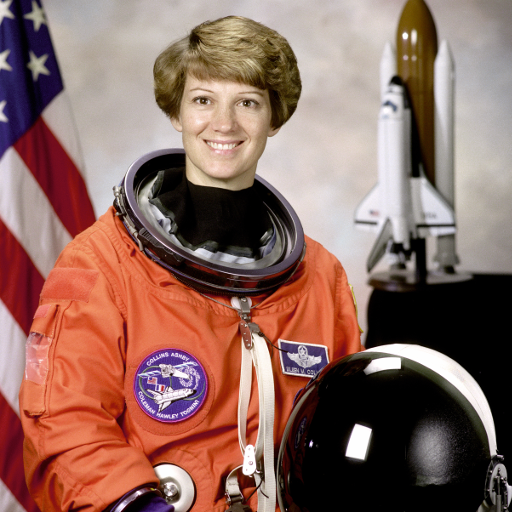
#> input picture skimage.data.astronaut(), 512 x 512 px
$ jupyter execute --allow-errors image_operators_and_filters.ipynb
#> lines starting #> are read from the running program, lines starting #| are printed output that depends on the picture
# Laboratory #02 : Image Operators and Filters

At the end of this laboratory, you would get familiarized with

*   Image Handling
*   Image Manipulation
*   Histogram and Histogram Equalization
*   Basic filtering techniques

### **Remember this is a graded exercise.**

*   For every plot, make sure you provide appropriate titles, axis labels, legends, wherever applicable.
*   Add sufficient comments and explanations wherever necessary.

---

[cell 1]
# Loading necessary libraries (Feel free to add new libraries if you need for any computation)
import numpy as np
from matplotlib import pyplot as plt
from skimage import data, exposure# , filter

# Channels and color spaces

### **Exercise: Image Creation and Color Manipulation**

*   Create a 100 x 100 image for each of the below visualization

*   Visualize the created images in a 1 x 3 subplot using matplotlib.

[cell 2]
# solution
# We create an array of zeros and then set the corresponding
# values to 255 (white) to replicate each corresponding image
I1 = np.zeros((100,100))
I1[:,50:100] = 255
I2 = np.zeros((100,100))
I2[50:,:] = 255
I3 = np.zeros((100,100))
I3[:50,:50]= 255
I1,I2, I3

[cell 3]
# Ploting the arrays to get the images
fig, axs = plt.subplots(1,3)
axs[0].imshow(I1, cmap='gray')
axs[1].imshow(I2, cmap='gray')
axs[2].imshow(I3, cmap='gray')
for ax in axs:
    ax.set_xticks([])
    ax.set_yticks([])
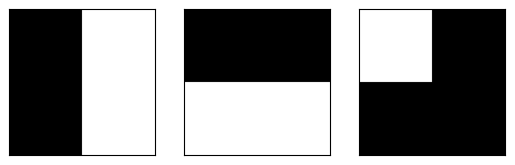
#> figure drawn by matplotlib, 3 panels

*   Use the above three images to create the following image

*Hint: Remember channels and color spaces*

[cell 4]
# solution
# The 2D images we just created work as a single channel in a 3D RGB image,
# also the values we set on the 2D images have the correct positioning that
# when we stack them we get a 3D RGB image that has the same colors as the
# square of the example
IC = np.moveaxis(np.array([I1,I2,I3]),0,-1)
plt.imshow(IC)
plt.xticks([])
plt.yticks([])
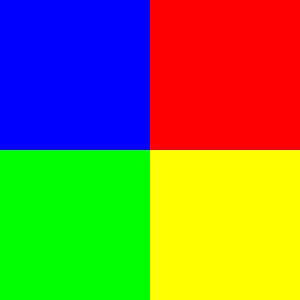
#> shown: shape (100, 100, 3) float64 (shown 3 times larger); mean R, G, B 0.5, 0.5, 0.25

### **Exercise: Color Manipulation**

*   Read the image 'sillas.jpg' from the images folder

*   Extract individual channels and plot them using matplotlib subplot.

#> (a cell that did not finish here is left out)

*   The color **red** looks too bright for the eyes. Isn't it?? Lets change the color and see how it appears.
    *    Create a new image where everything that is **'red' is changed to 'blue'**.
*   Visualize the original image and the created image using matplotlib subplot.

#> (a cell that did not finish here is left out)

#> (a cell that did not finish here is left out)

#> (a cell that did not finish here is left out)

#> (a cell that did not finish here is left out)

# Image Manipulation

### **Exercise: Image Operators**

*   You can find images 'model.png' and 'coat.png' in the images folder (First two images of the below visualization). Your task is to create an image from the given two images such a way that the model is wearing the coat (Third image in the visualization).
*   You can also find different textures in the images folder. Your task is to change the coat texture to any one of the given textures.
*   Visualize the images similar to the given visualization.

*Hint: Think masks!!!*

#> (a cell that did not finish here is left out)

#> (a cell that did not finish here is left out)

#> (a cell that did not finish here is left out)

# Contrast Enhancement

### **Exercise: Histogram Computation**

*   Read the **'astronaut' image** from data module.
*   Convert the image to grayscale.
*   Compute the **histogram of the image.** *Hint: histogram function is available in skimage.exposure package*
*   Plot the histogram using matplotlib plot.

[cell 13]
# solution
import matplotlib
import skimage.exposure as ske
from skimage.color import rgb2gray

astronaut = data.astronaut()
#> astronaut is the input picture: shape (512, 512, 3); mean R, G, B 141.6, 105.8, 96.5
astronaut_gray = rgb2gray(astronaut)
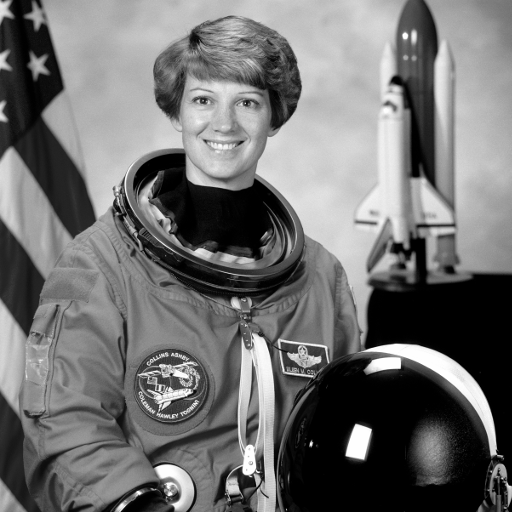
#> astronaut_gray: shape (512, 512) float64; min 0, max 1, mean 0.442

fig, axs = plt.subplots(1,3, figsize = (22,5))
axs[0].imshow(astronaut)
axs[0].set_title('Original Image')
axs[1].imshow(astronaut_gray, cmap='gray')
axs[1].set_title('Gray Image')
axs[2].bar(list(range(256)),ske.histogram(astronaut_gray)[0])
axs[2].set_title('Image Histogram')
axs[2].set_xlabel('Pixels Intensities')
axs[2].set_ylabel('Count of Pixels')
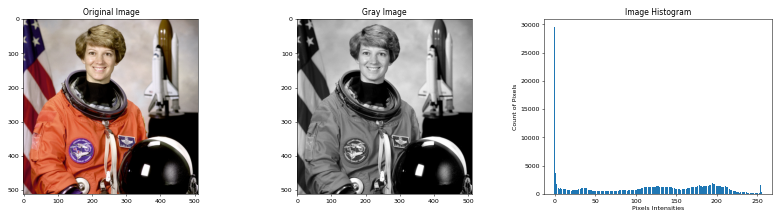
#> figure drawn by matplotlib, 3 panels; panel 3: tallest bar 29467 high, from x = -0.4 to 0.4

*   Change the bin count to 8 and compute the histogram of the image and plot the computed histogram using matplotlib plot.

[cell 14]
# solution
fig, axs = plt.subplots(1,3, figsize = (18,5))
axs[0].bar(list(range(8)),ske.histogram(astronaut_gray, 8)[0])
axs[0].set_title('Image 8-Grouped Histogram')
axs[0].set_xlabel('Pixels Intensities')
axs[0].set_ylabel('Count of Pixels by Groups')
axs[1].bar(list(range(32)),ske.histogram(astronaut_gray, 32)[0])
axs[1].set_title('Image 32-Grouped Histogram')
axs[1].set_xlabel('Pixels Intensities by Groups')
axs[1].set_ylabel('Count of Pixels')
axs[2].bar(list(range(64)),ske.histogram(astronaut_gray, 64)[0])
axs[2].set_title('Image 64-Grouped Histogram')
axs[2].set_xlabel('Pixels Intensities by Groups')
_ = axs[2].set_ylabel('Count of Pixels')
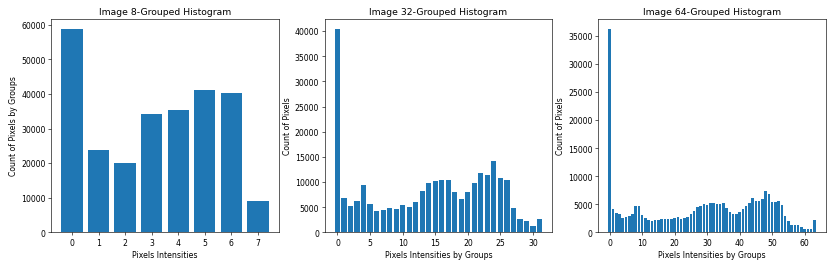
#> figure drawn by matplotlib, 3 panels; panel 1: tallest bar 58836 high, from x = -0.4 to 0.4; panel 2: tallest bar 40471 high, from x = -0.4 to 0.4; panel 3: tallest bar 36286 high, from x = -0.4 to 0.4

*   What happens when you change the bin count? Does your inference change based on the bin count? If yes, then how do you define the correct bin count.
*   What happens when the bin count is very low and what happens when it is very high?

**Solution**

*(Double-click or enter to edit)*

...

*   Compute histogram of the color image (without converting it to grayscale).
*   Plot the total histogram and also histogram for each channel (show it in a single plot with differnt legends for each histogram).

[cell 15]
fig = plt.figure(figsize=(10,10))
plt.bar(list(range(64)),sum(ske.histogram(astronaut.astype('float'),64, channel_axis=2)[0]), color = 'black')
plt.bar(list(range(64)),ske.histogram(astronaut[:,:,0].astype('float'),64)[0], color = 'red')
plt.bar(list(range(64)),ske.histogram(astronaut[:,:,1].astype('float'),64)[0], color = 'green')
plt.bar(list(range(64)),ske.histogram(astronaut[:,:,2].astype('float'),64)[0], color = 'blue')
plt.title('64-Grouped Histogram of the hole image and per channel')
plt.xlabel('Pixels Intensities by Groups')
_ = plt.ylabel('Count of Pixels')
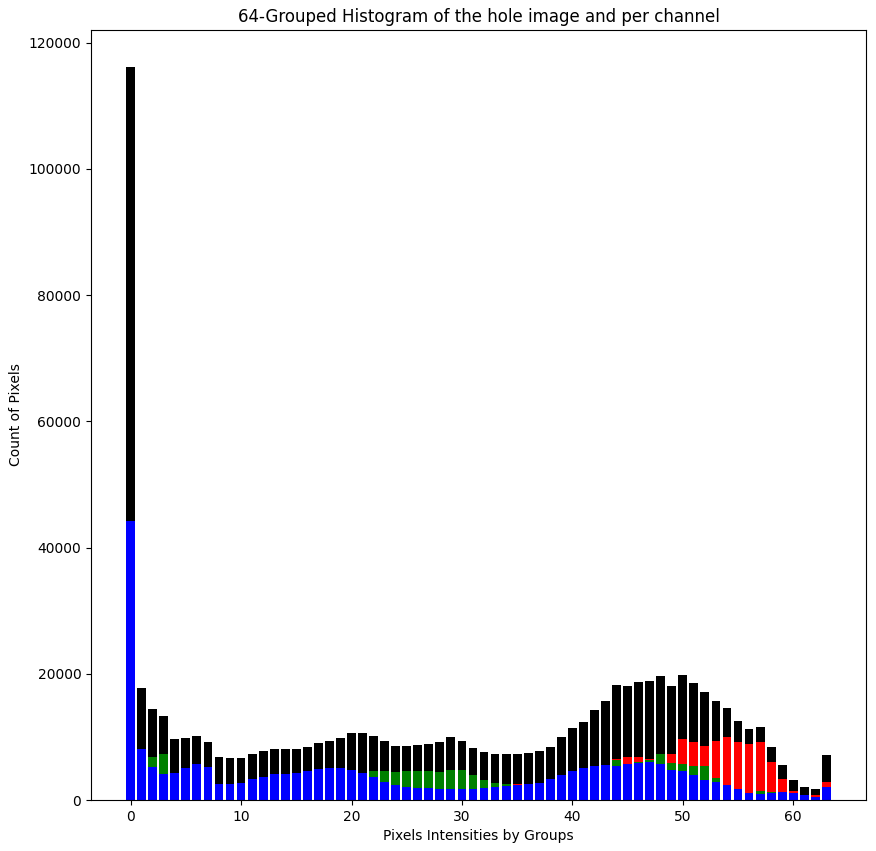
#> figure drawn by matplotlib, 1 panel; tallest bar 116204 high, from x = -0.4 to 0.4; tallest bar 33494 high, from x = -0.4 to 0.4; tallest bar 38560 high, from x = -0.4 to 0.4

### **Exercise: Histogram Equalization**

*   Read 'aquatermi_lowcontrast.jpg' image from the images folder.
*   Compute the histogram of the image.
*   Perform histogram equalization of the image to enhance the contrast. *Hint: Use equalize_hist function available in skimage.exposure*
*   Also compute histogram of the equalized image.
*   Use 2 x 2 subplot to show the original image and the enhanced image along with the corresponding histograms.

[cell 16]
aqua = plt.imread('images/aquatermi_lowcontrast.jpg')
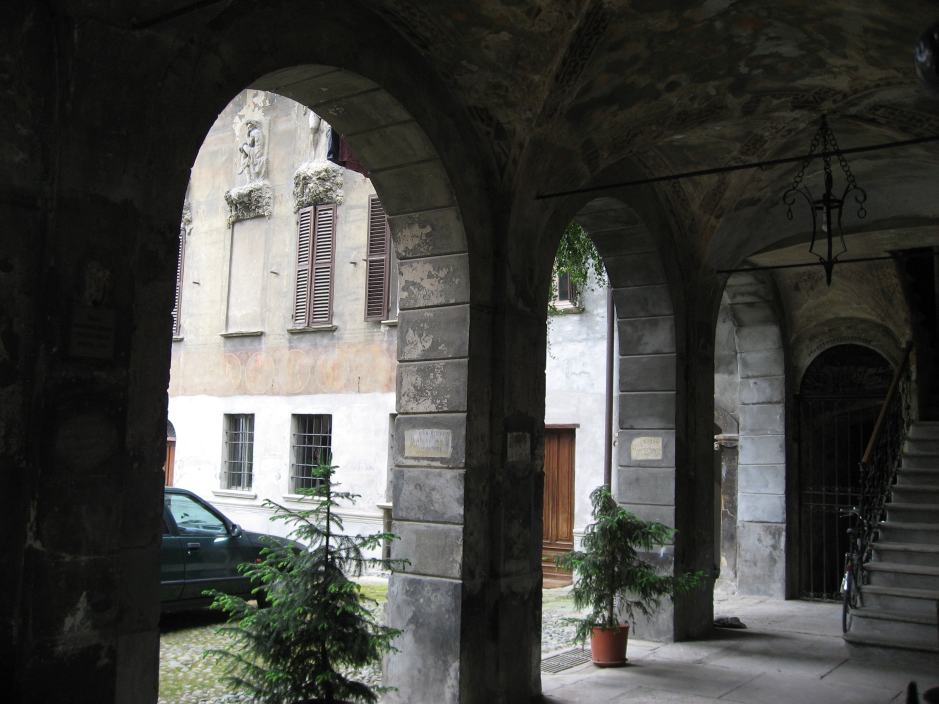
#> input picture Session 2/images/aquatermi_lowcontrast.jpg, 2816 x 2112 px (shown at 1/3 size)
#> aqua is the input picture: shape (2112, 2816, 3); mean R, G, B 69.7, 70, 66.4
aqua_eq = ske.equalize_hist(aqua, nbins=64)
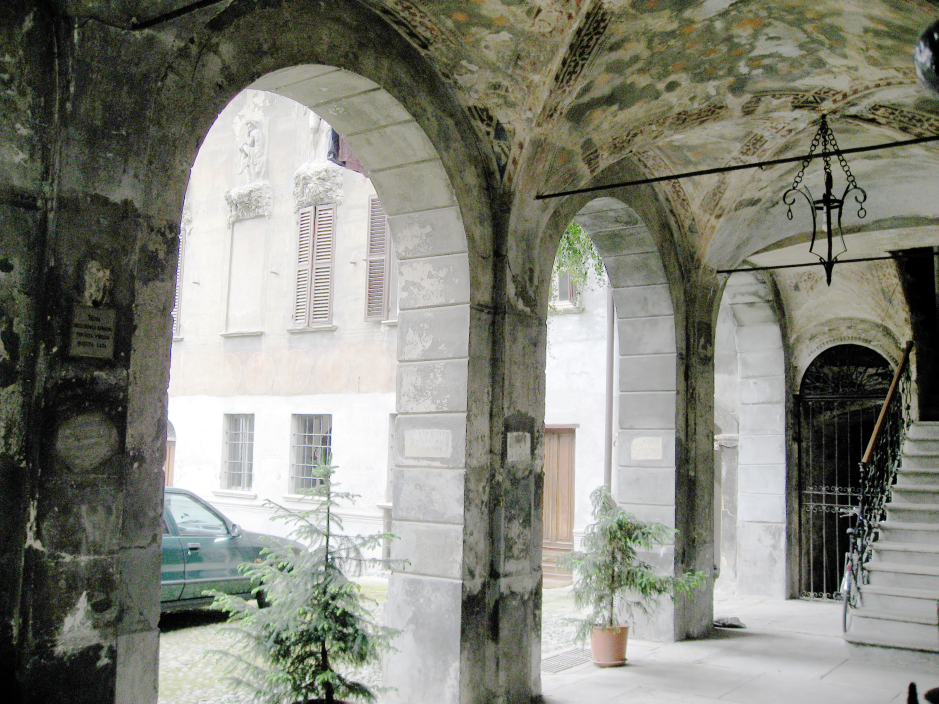
#> aqua_eq: shape (2112, 2816, 3) float64 (shown at 1/3 size); mean R, G, B 0.517, 0.521, 0.481

fig, axs = plt.subplots(2,2, figsize=(12,10))
axs[0,0].imshow(aqua)
axs[0,0].set_title('Original Image')
axs[0,0].axis('off')
axs[0,1].bar(list(range(256)),ske.histogram(aqua.astype('float'))[0])
axs[0,1].set_title('Original Image Histogram')
axs[0,1].set_xlabel('Pixels Intensities')
axs[0,1].set_ylabel('Count of Pixels')
axs[1,0].imshow(aqua_eq)
axs[1,0].set_title('Histogram Equalized Image')
axs[1,0].axis('off')
axs[1,1].bar(list(range(256)),ske.histogram(aqua_eq.astype('float'))[0])
axs[1,1].set_title('Histogram of the Histogram Equalized Image')
axs[1,1].set_xlabel('Pixels Intensities')
_ = axs[1,1].set_ylabel('Count of Pixels')
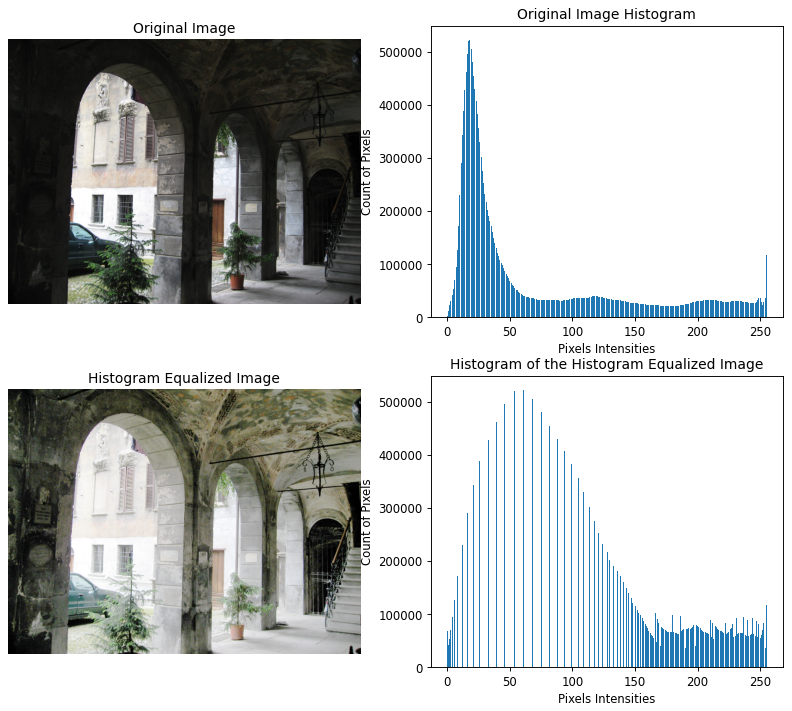
#> figure drawn by matplotlib, 4 panels; panel 2: tallest bar 522813 high, from x = 17.6 to 18.4; panel 4: tallest bar 522813 high, from x = 60.6 to 61.4

*   The above function in skimage.exposure uses cdf and interpolation technique to normalize the histogram. How is it different from linear contrast stretch?

**Solution**

*When the bin count is lowered, each bucket has a larger number of values, since it is representing a larger range of pixel intensities. Bin count does impact inference. For example, if there is a lower number of bins, you have less specific information about the image. In our first histogram, it is clear that there is a large number of pure black pixels. However, in the second histogram, we see that there are a large number of dark pixels (ie pixels in the first bucket), but we do not know that these pixels are pure black. Additionally, in the second histogram, it appears that there are almost as many pixels of moderate intensity as there are of dark intensity, whereas, in reality, there is a higher contrast between dark pixels and lighter ones as according to the first, more detailed histogram. An ideal bin count, therefore, is 256, so that the whole range of pixel intensities is represented.*

...

### **Exercise: Linear Contrast Stretch**

*   Write a function to compute the linear contrast stretch (Do not use an inbuilt function).
*   Provide grayscale image array and bin count as parameters to the function and return the enhanced image array.
*   Use a 2 x 2 plot to visualize the original image, histogram, enhanced image and the corresponding histogram.

#> (a cell that did not finish here is left out)

#> (a cell that did not finish here is left out)

#> (a cell that did not finish here is left out)

# Filters

### **Exercise: Mean Filter**

*   Load the **coins** image from the data module.
*   Define a disk structuring element (selem) of radius 20. *Hint: Structuring elements are defined in the skimage.morphology module*
*   Use mean filter using the created selem. *Hint: The mean filter is available in skimage.filters.rank module*
*   Increase the radius of the selem by 10 and apply the mean filter.
*   Reduce the radius of the selem by 10 and apply the mean filter.
*   Visualize all the smoothened images along with the original image.

[cell 20]
# solution
coins = data.coins()
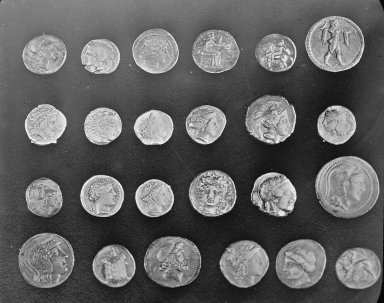
#> input picture skimage.data.coins(), 384 x 303 px
#> coins is the input picture: shape (303, 384); min 1, max 252, mean 96.9
#> (the rest of this cell did not finish here and is left out)
